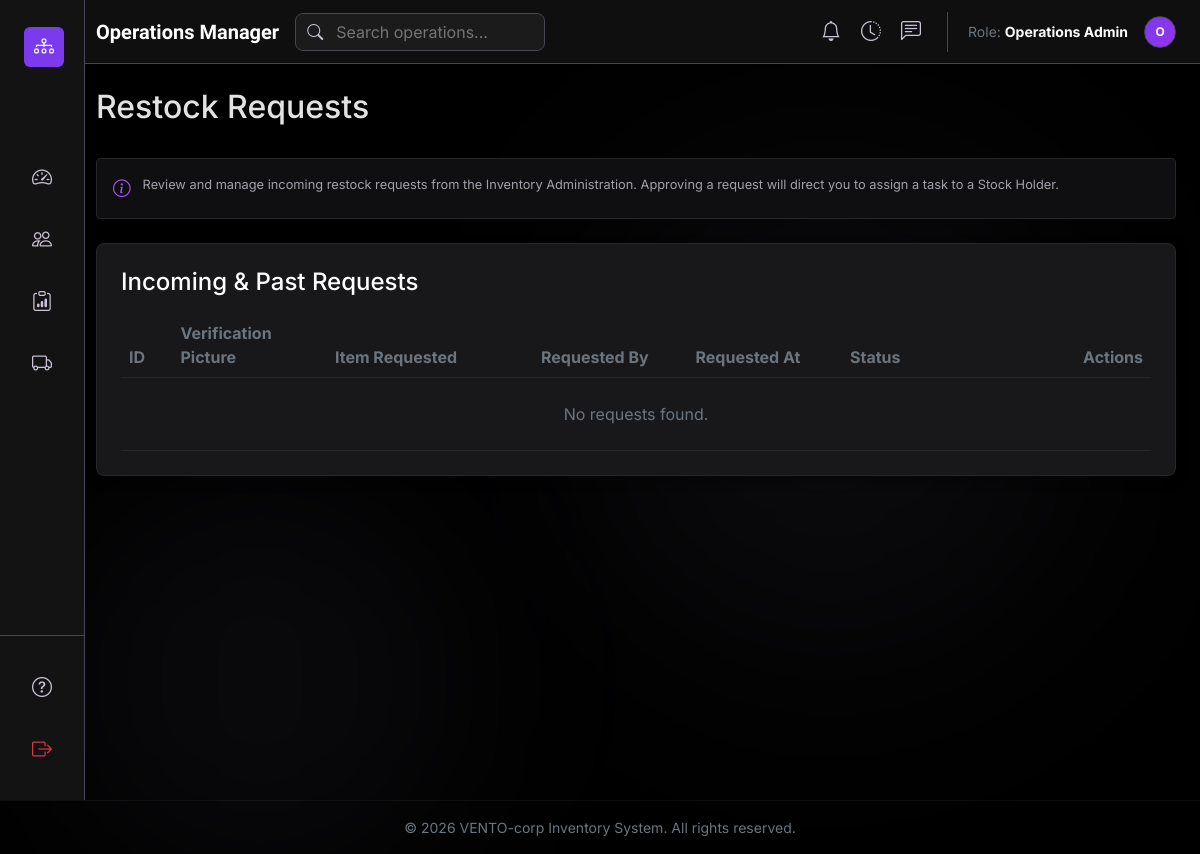
Page /public/admin/operations/request.php (signed in) on the earlier database version.
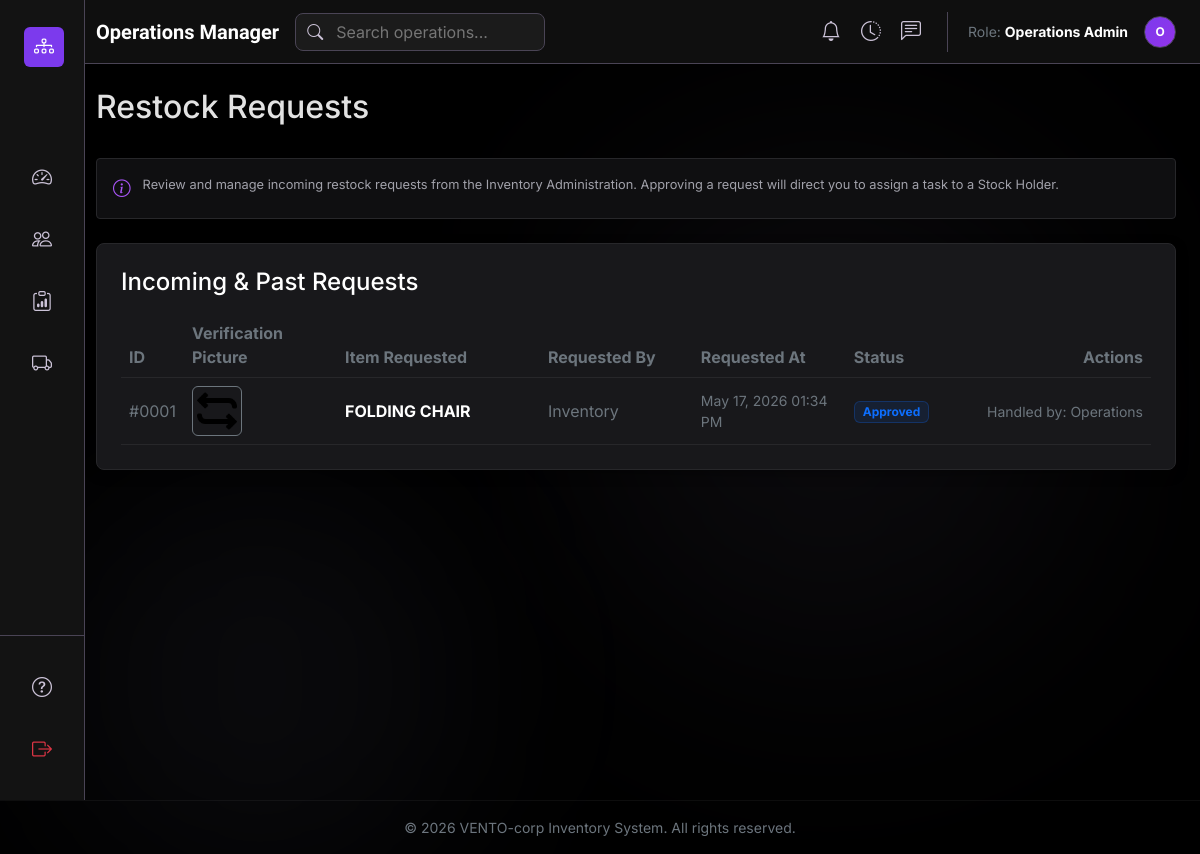
Same page on the later database version.
### tables this page shows
CREATE TABLE `requests` (
  `id` int(11) NOT NULL,
  `request_image` varchar(255) NOT NULL,
  `item_requested` varchar(100) NOT NULL,
  `requested_by` varchar(100) NOT NULL,
  `requested_at` timestamp NOT NULL DEFAULT current_timestamp(),
  `status` enum('Pending','Approved','Rejected','Completed') DEFAULT 'Pending',
  `handled_by` varchar(100) DEFAULT NULL
);

### public/admin/operations/request.php (the view, shortened to what the changed rows need)
<?php
require_once '../../../config/db.php';
$req_stmt = $pdo->prepare("SELECT id, request_image, item_requested, requested_by, requested_at, status, handled_by FROM requests ORDER BY CASE WHEN status = 'Pending' THEN 1 ELSE 2 END, requested_at DESC");
$req_stmt->execute();
$all_requests = $req_stmt->fetchAll(PDO::FETCH_ASSOC);
require_once '../../../includes/operationManagerHeader.php';
?>
<div class="dashboard">
    <div class="d-flex justify-content-between align-items-center mb-4">
        <h2>Restock Requests</h2>
    </div>
    <div class="card p-4 mb-5">
        <div class="table-responsive">
            <table class="table table-dark table-hover mb-0">
                <thead>
                    <tr>
                        <th class="text-secondary" style="width: 5%;">ID</th>
                        <th class="text-secondary" style="width: 15%;">Verification Picture</th>
                        <th class="text-secondary" style="width: 20%;">Item Requested</th>
                        <th class="text-secondary" style="width: 15%;">Requested By</th>
                        <th class="text-secondary" style="width: 15%;">Requested At</th>
                        <th class="text-secondary" style="width: 10%;">Status</th>
                        <th class="text-secondary text-end" style="width: 20%;">Actions</th>
                    </tr>
                </thead>
                <tbody>
                    <?php if (count($all_requests) > 0): ?>
                        <?php foreach ($all_requests as $req): ?>
                            <tr>
                                <td class="align-middle text-secondary">#<?php echo str_pad($req['id'], 4, '0', STR_PAD_LEFT); ?></td>
                                <td class="align-middle">
                                    <a href="../../uploads/inventory/requests/<?php echo htmlspecialchars($req['request_image']); ?>" target="_blank">
                                        <img src="../../uploads/inventory/requests/<?php echo htmlspecialchars($req['request_image']); ?>" alt="Proof" class="img-thumbnail border-secondary bg-transparent" style="max-height: 50px; max-width: 80px; object-fit: cover;">
                                    </a>
                                </td>
                                <td class="align-middle text-white fw-bold"><?php echo htmlspecialchars($req['item_requested']); ?></td>
                                <td class="align-middle text-secondary"><?php echo htmlspecialchars($req['requested_by']); ?></td>
                                <td class="align-middle text-secondary small">
                                    <?php echo date('M d, Y h:i A', strtotime($req['requested_at'])); ?>
                                </td>
                                <td class="align-middle">
                                    <?php if ($req['status'] === 'Pending'): ?>
                                        <span class="badge bg-warning bg-opacity-10 text-warning border border-warning border-opacity-25 px-2 py-1">Pending</span>
                                    <?php elseif ($req['status'] === 'Approved'): ?>
                                        <span class="badge bg-primary bg-opacity-10 text-primary border border-primary border-opacity-25 px-2 py-1">Approved</span>
                                    <?php elseif ($req['status'] === 'Completed'): ?>
                                        <span class="badge bg-success bg-opacity-10 text-success border border-success border-opacity-25 px-2 py-1">Completed</span>
                                    <?php else: ?>
                                        <span class="badge bg-danger bg-opacity-10 text-danger border border-danger border-opacity-25 px-2 py-1">Rejected</span>
                                    <?php endif; ?>
                                </td>
                                <td class="align-middle text-end">
                                    <?php if ($req['status'] === 'Pending'): ?>
                                        <form method="POST" action="request.php" class="d-inline">
                                            <input type="hidden" name="request_id" value="<?php echo $req['id']; ?>">
                                            <button type="submit" name="action" value="approve" class="btn btn-sm btn-outline-success me-1" title="Approve & Assign Task">
                                                <i class="bi bi-check-lg"></i> Approve
                                            </button>
                                            <button type="submit" name="action" value="reject" class="btn btn-sm btn-outline-danger" title="Reject Request" onclick="return confirm('Are you sure you want to reject this request?');">
                                                <i class="bi bi-x-lg"></i> Reject
                                            </button>
                                        </form>
                                    <?php else: ?>
                                        <span class="text-secondary small">Handled by: <?php echo htmlspecialchars($req['handled_by']); ?></span>
                                    <?php endif; ?>
                                </td>
                            </tr>
                        <?php endforeach; ?>
                    <?php else: ?>
                        <tr>
                            <td colspan="7" class="text-center text-secondary py-4">No requests found.</td>
                        </tr>
                    <?php endif; ?>
                </tbody>
            </table>
        </div>
    </div>
</div>
<?php
require_once '../../../includes/adminFooter.php';
?>

Differences in the rows shown:
added requests: id "0001", request_image (picture), item_requested "FOLDING CHAIR", requested_by "Inventory", requested_at "May 17, 2026 01:34 PM", status "Approved", handled_by "Operations"
Other differences:
text no longer shown: "No requests found."
